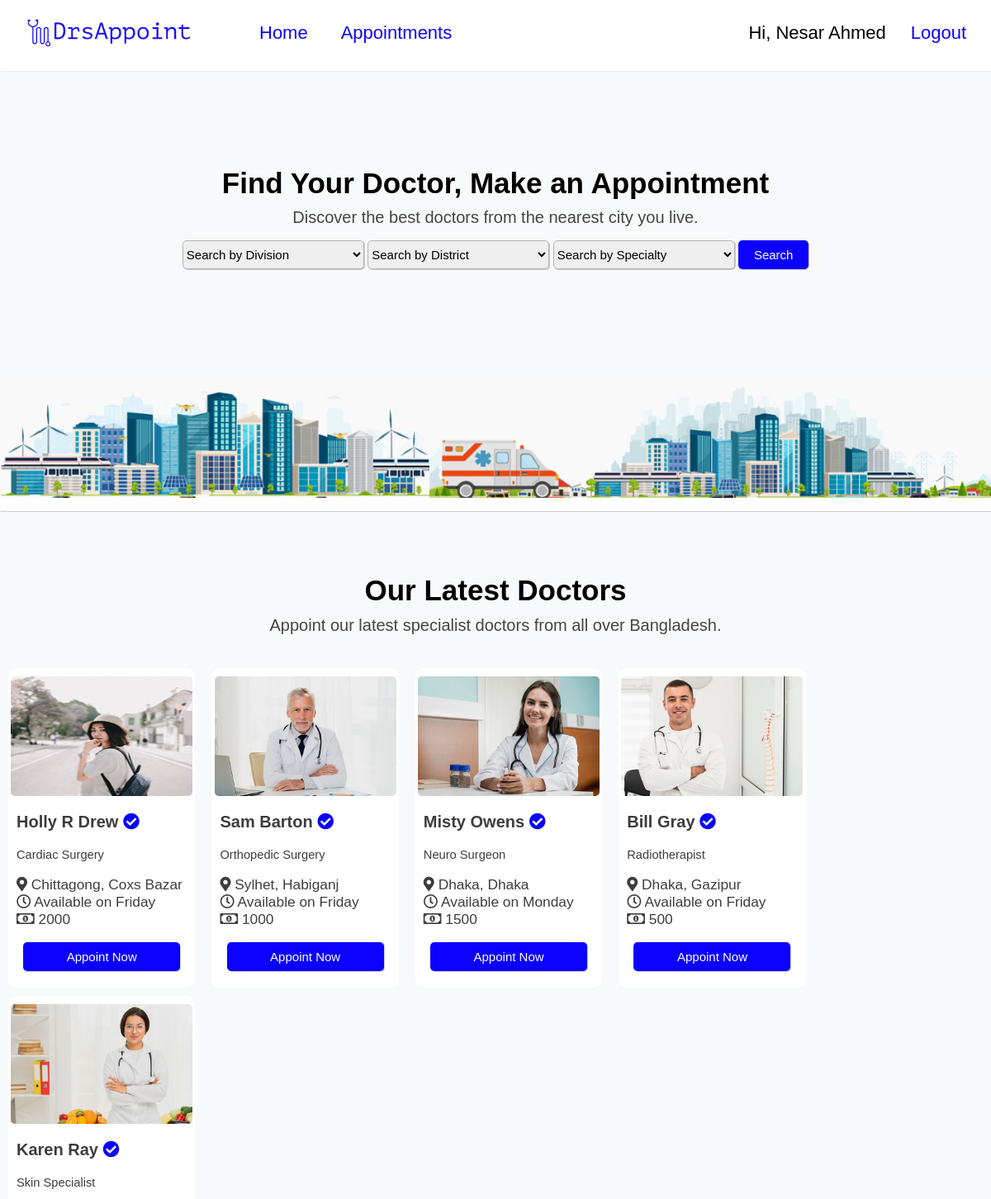
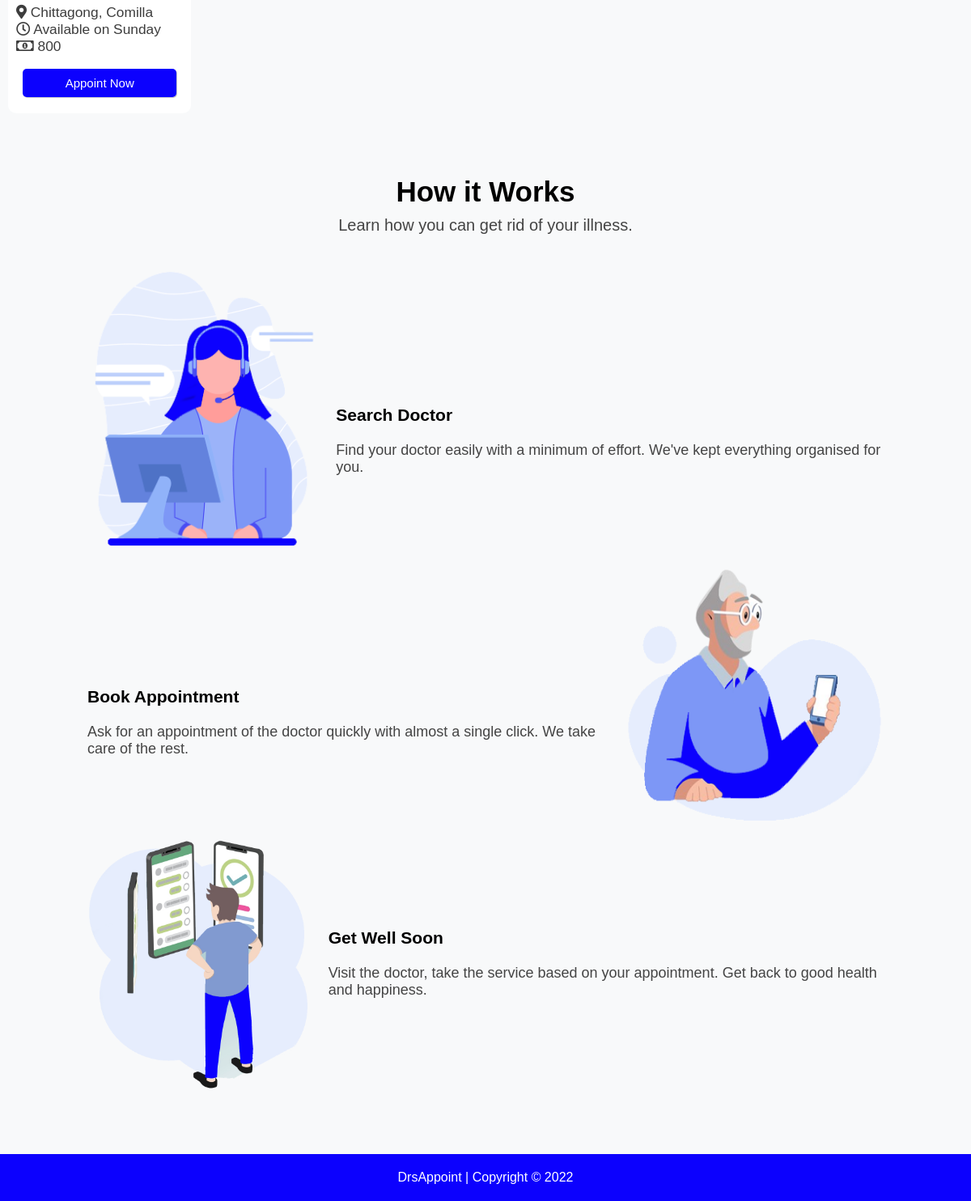
The app's page /index.php?get_dr_id=7 (signed in) with its own data (2 pictures, top to bottom).
### tables this page shows
CREATE TABLE `dr_list` (
  `id` int(11) NOT NULL,
  `name` varchar(1001) NOT NULL,
  `img_id` varchar(1001) NOT NULL,
  `specialty` varchar(1001) NOT NULL,
  `division` varchar(1001) NOT NULL,
  `district` varchar(1001) NOT NULL,
  `day` varchar(1001) NOT NULL,
  `money` int(11) NOT NULL
);

### index.php (the view, shortened to what this page needs)
<?php
include('header.php');
@$get_drid = $_GET['get_dr_id'];
@$get_usrid = $_SESSION['login_done_id'];
if (isset($get_drid) and isset($get_usrid)) {
    $query2 = "INSERT INTO user_appoint ( user_id, dr_id ) VALUES ( $get_usrid, $get_drid );";
    mysqli_query($conn, $query2);
}
?>
<section>
    <div class="search-txt">
        <h1>Find Your Doctor, Make an Appointment</h1>
        <p>Discover the best doctors from the nearest city you live.</p>
    </div>
    <div class="search-box">
        <form action="search.php" method="get">
            <select name="divison">
                <option value="">Search by Division</option>
            </select>
            <select name="district">
                <option value="">Search by District</option>
            </select>
            <select name="specialty">
                <option value="">Search by Specialty</option>
            </select>
            <input type="submit" value="Search" class="search-box-button">
        </form>
    </div>
</section>
<section>
    <img class="backg" src="assets/img/back.png">
</section>
<section>
    <div class="top-text">
        <h1>Our Latest Doctors</h1>
        <p>Appoint our latest specialist doctors from all over Bangladesh.</p>
    </div>
    <div class="top-all">
        <?php
        $query = "Select * From `dr_list` order by `id` DESC LIMIT 5;";
        $q_res = mysqli_query($conn, $query);
        while ($row = mysqli_fetch_assoc($q_res)) {
            $dr_id = $row['id'];
            $dr_name = $row['name'];
            $dr_img_id = $row['img_id'];
            $dr_specialty = $row['specialty'];
            $dr_division = $row['division'];
            $dr_district = $row['district'];
            $dr_day = $row['day'];
            $dr_money = $row['money'];
            echo "
                <div class='top-dr'>
                    <div class='dr-img-m'>
                        <img class='dr-img' alt='$dr_name' src='assets/img/doctor/$dr_img_id'>
                    </div>
                    <div class='dr-info'>
                        <h3>
                            $dr_name
                            <i style='color: #0c01fe;' class='fas fa-check-circle verified'></i>
                        </h3>
                        <p>$dr_specialty</p>
                        <ul>
                            <li>
                                <i class='fas fa-map-marker-alt'></i> $dr_division, $dr_district
                            </li>
                            <li>
                                <i class='far fa-clock'></i> Available on $dr_day
                            </li>
                            <li>
                                <i class='far fa-money-bill-alt'></i> $dr_money
                            </li>
                        </ul>
                    </div>
                ";
            if (isset($_SESSION['login_done']) && $_SESSION['login_done_type'] == 'user') {
                echo "
                        <center>
                            <button>
                                <a style='color: white;' href='index.php?get_dr_id=$dr_id'>Appoint Now</a>
                            </button>
                        </center>
                        </div>
                    ";
            } else {
                echo "
                        </div>
                    ";
            }
        }
        ?>
    </div>
</section>
<section>
    <div class="top-text">
        <h1>How it Works</h1>
        <p>Learn how you can get rid of your illness.</p>
    </div>
    <div class="htw-m">
        <div class="htw">
            <img src="assets/img/work1.png" width="300px" height="350px" alt="Search">
            <div class="htw-txt-1">
                <h3>Search Doctor</h3>
                <p>Find your doctor easily with a minimum of effort. We've kept everything organised for you.
                </p>
            </div>
        </div><br>
        <div class="htw">
            <div class="htw-txt-2">
                <h3>Book Appointment</h3>
                <p>Ask for an appointment of the doctor quickly with almost a single click. We take care of the
                    rest.
                </p>
            </div>
            <img src="assets/img/work2.png" width="320px" height="320px" alt="Search">
        </div><br>
        <div class="htw">
            <img src="assets/img/work4.png" width="290px" height="310px" alt="Search">
            <div class="htw-txt-3">
                <h3>Get Well Soon</h3>
                <p>Visit the doctor, take the service based on your appointment. Get back to good health and
                    happiness.
                </p>
            </div>
        </div>
    </div>
</section>
<br /><br /><br />
<?php
include('footer.php');
?>

### assets/css/style.css (style rules this page uses)
body { background: #f8f9fa; margin: 0px; font-family: sans-serif; }
a:link { text-decoration: none; padding: 20px 10px; color: #0c01fe; }
.search-txt { padding-top: 100px; text-align: center; line-height: 10pt; }
.search-txt h1 { font-size: 35px; font-weight: bold; }
.search-txt p { font-size: 20px; color: #444444; }
.search-box { margin: auto; text-align: center; }
.search-box select { width: 220px; height: 35px; border: 1px solid rgb(179, 179, 179); font-size: 15px; border-radius: 5px; box-shadow: 1px 1px #ccc; }
.search-box-button { background-color: #0c01fe; border: none; color: white; height: 35px; width: 85px; text-align: center; text-decoration: none; display: inline-block; font-size: 15px; border-radius: 5px; box-shadow: 1px 1px #ccc; cursor: pointer; }
.backg { padding-top: 130px; width: 100%; height: auto; display: block; margin-left: auto; margin-right: auto; box-shadow: 1px 1px #ccc; }
.top-text { padding-top: 60px; padding-bottom: 25px; text-align: center; line-height: 10pt; }
.top-text h1 { font-size: 35px; font-weight: bold; }
.top-text p { font-size: 20px; color: #444444; }
.top-all { display: flex; flex-wrap: wrap; margin-top: -10px; }
.top-all>* { margin-top: 10px; }
.top-dr { background: white; width: calc(100%/7 + 55px); border-radius: 10px; margin-left: 10px; margin-right: 10px; padding-bottom: 20px; }
.top-dr button { background-color: #0c01fe; border: none; height: 35px; width: 190px; text-align: center; font-size: 15px; border-radius: 5px; box-shadow: 1px 1px #ccc; }
.dr-img { height: 145px; width: 220px; border-radius: 5px; display: block; margin-left: auto; margin-right: auto; }
.dr-img-m { padding-top: 10px; }
.dr-info { padding-left: 10px; padding-right: auto; }
.dr-info h3 { color: #3d3d3d; font-weight: bolder; font-size: 15pt; }
.dr-info p { color: #3d3d3d; font-size: 11pt; }
.dr-info ul { padding-left: 0px; list-style: none; color: #3d3d3d; font-size: 13pt; }
.htw-m { display: block; margin-left: 9%; margin-right: 9%; }
.htw { display: flex; }
.htw-txt-1 { font-family: sans-serif; font-size: large; padding-top: 150px; padding-left: 20px; }
.htw-txt-2 { font-family: sans-serif; font-size: large; padding-top: 130px; padding-right: 20px; }
.htw-txt-3 { font-family: sans-serif; font-size: large; padding-top: 90px; padding-left: 20px; padding-bottom: 120px; }
.htw p { color: #444444; }

### records on screen
dr_list: img (picture), name "Holly R Drew", specialty "Cardiac Surgery", division "Chittagong", district "Coxs Bazar", day "Friday", money "2000"
dr_list: img (picture), name "Sam Barton", specialty "Orthopedic Surgery", division "Sylhet", district "Habiganj", day "Friday", money "1000"
dr_list: img (picture), name "Misty Owens", specialty "Neuro Surgeon", division "Dhaka", district "Dhaka", day "Monday", money "1500"
dr_list: img (picture), name "Bill Gray", specialty "Radiotherapist", division "Dhaka", district "Gazipur", day "Friday", money "500"
dr_list: img (picture), name "Karen Ray", specialty "Skin Specialist", division "Chittagong", district "Comilla", day "Sunday", money "800"

### other values on screen
$_SESSION['login_done'] "Nesar Ahmed"
